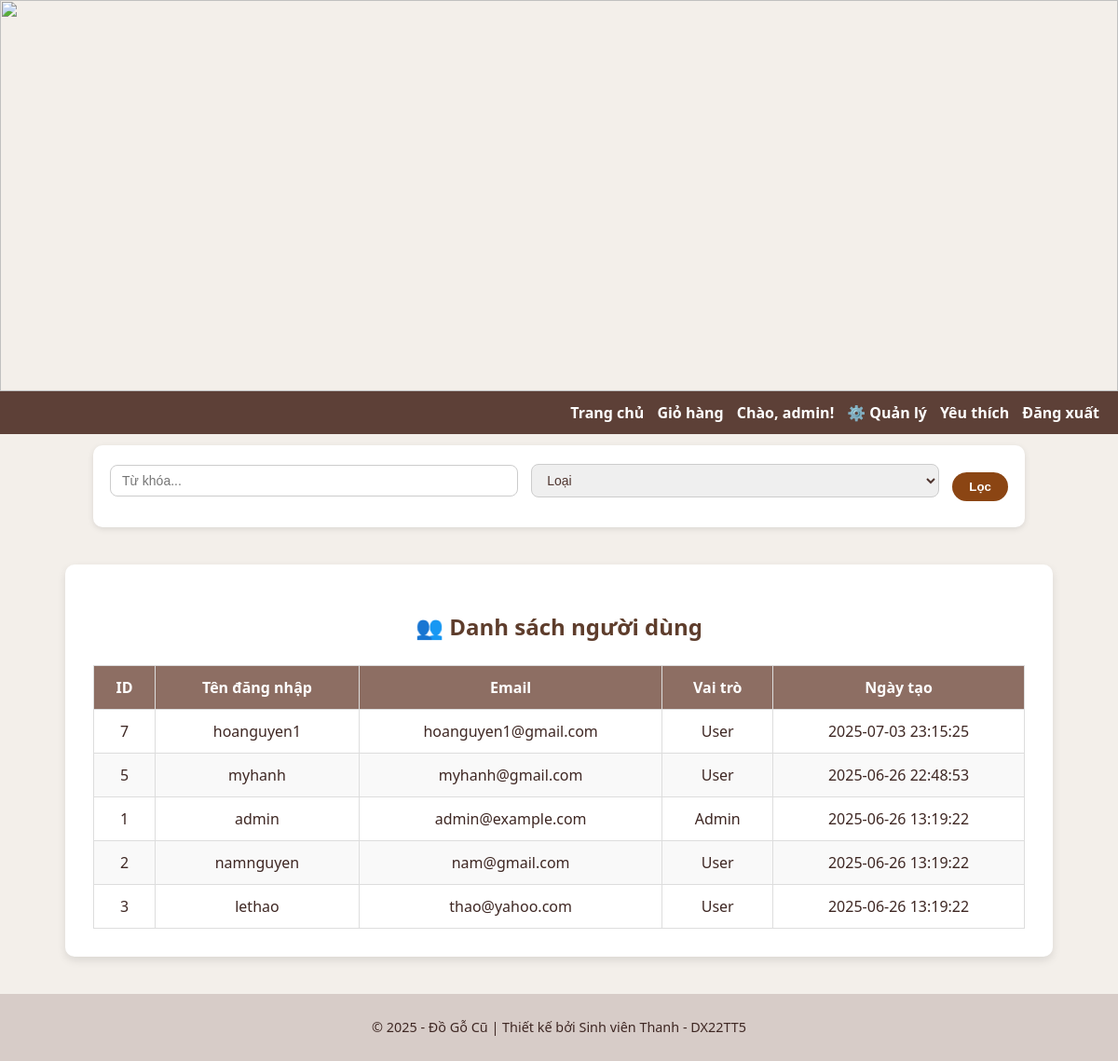
The app's page /soft/src/admin/user_list.php (signed in) with its own data.
### tables this page shows
CREATE TABLE `users` (
  `id` int(11) NOT NULL,
  `username` varchar(50) NOT NULL,
  `password` varchar(255) NOT NULL,
  `email` varchar(100) NOT NULL,
  `role` enum('admin','user','seller') DEFAULT 'user',
  `created_at` datetime DEFAULT current_timestamp()
);

### soft/src/admin/user_list.php (the view, shortened to what this page needs)
<?php
require_once '../includes/config.php';
$users = $conn->query("SELECT * FROM users ORDER BY created_at DESC");
?>
<!DOCTYPE html>
<html lang="vi">
<head>
    <link rel="stylesheet" href="../css/style.css">
</head>
<body>
<?php include '../header.php'; ?>
<div class="admin-container">
    <h2>👥 Danh sách người dùng</h2>
    <table>
        <thead>
            <tr>
                <th>ID</th>
                <th>Tên đăng nhập</th>
                <th>Email</th>
                <th>Vai trò</th>
                <th>Ngày tạo</th>
            </tr>
        </thead>
        <tbody>
            <?php if ($users && $users->num_rows > 0): ?>
                <?php while ($user = $users->fetch_assoc()): ?>
                    <tr>
                        <td><?= $user['id'] ?></td>
                        <td><?= htmlspecialchars($user['username']) ?></td>
                        <td><?= htmlspecialchars($user['email']) ?></td>
                        <td><?= $user['role'] === 'admin' ? 'Admin' : 'User' ?></td>
                        <td><?= $user['created_at'] ?></td>
                    </tr>
                <?php endwhile; ?>
            <?php else: ?>
                <tr><td colspan="5">Không có người dùng nào.</td></tr>
            <?php endif; ?>
        </tbody>
    </table>
</div>
<?php include '../footer.php'; ?>
</body>
</html>

### soft/src/css/style.css (style rules this page uses)
body { font-family: 'Segoe UI', sans-serif; background: #f3efea; margin: 0; padding: 0; color: #3e2723; }
.container, .admin-container { max-width: 1000px; margin: 40px auto; background: #ffffff; padding: 30px; border-radius: 10px; box-shadow: 0 4px 10px rgba(0,0,0,0.1); transition: all 0.3s ease; }
h1, h2, h3 { text-align: center; margin-bottom: 25px; color: #5e3d2c; }
table { width: 100%; border-collapse: collapse; margin-top: 20px; }
th, td { padding: 12px; border: 1px solid #ddd; text-align: center; }
th { background: #8d6e63; color: white; }
tr:nth-child(even) { background: #f9f9f9; }

### records on screen
users: id "7", username "hoanguyen1", email "hoanguyen1@gmail.com", role "User", created_at "2025-07-03 23:15:25"
users: id "5", username "myhanh", email "myhanh@gmail.com", role "User", created_at "2025-06-26 22:48:53"
users: id "1", username "admin", email "admin@example.com", role "Admin", created_at "2025-06-26 13:19:22"
users: id "2", username "namnguyen", email "nam@gmail.com", role "User", created_at "2025-06-26 13:19:22"
users: id "3", username "lethao", email "thao@yahoo.com", role "User", created_at "2025-06-26 13:19:22"

### other values on screen
$_SESSION['user'] "admin"
